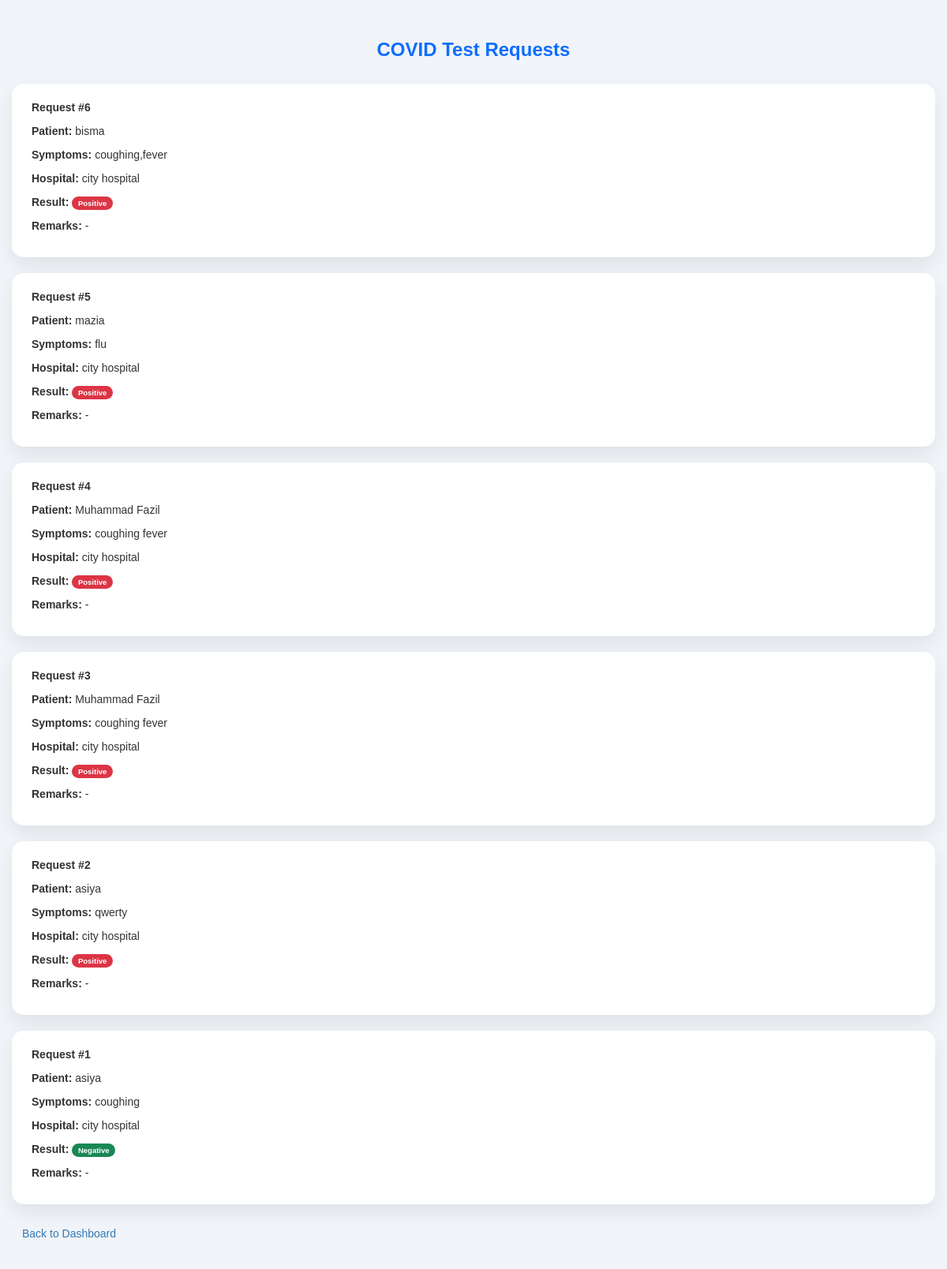
The app's page /hospital/covid_requests.php (signed in) with its own data.
### tables this page shows
CREATE TABLE `covid_test_requests` (
  `id` int(11) NOT NULL,
  `patient_name` varchar(100) DEFAULT NULL,
  `email` varchar(100) DEFAULT NULL,
  `phone` varchar(20) DEFAULT NULL,
  `symptoms` text DEFAULT NULL,
  `hospital_name` varchar(150) DEFAULT NULL,
  `request_date` timestamp NOT NULL DEFAULT current_timestamp(),
  `request_status` varchar(20) DEFAULT 'Pending',
  `covid_result` varchar(50) DEFAULT NULL,
  `result` varchar(20) DEFAULT '',
  `remarks` text DEFAULT NULL,
  `result_file` varchar(255) DEFAULT NULL
);

### hospital/covid_requests.php (the view, shortened to what this page needs)
<?php
include "db.php";
$requests = $conn->query("SELECT * FROM covid_test_requests ORDER BY id DESC");
?>
<!DOCTYPE html>
<html>
<head>
    <link rel="stylesheet" href="../css/bootstrap.min.css">
</head>
<body>
<h3>COVID Test Requests</h3>
<?php if($requests && $requests->num_rows > 0): ?>
    <?php while($r = $requests->fetch_assoc()): ?>
        <div class="request-card">
            <p><strong>Request #<?php echo $r['id']; ?></strong></p>
            <p><strong>Patient:</strong> <?php echo htmlspecialchars($r['patient_name']); ?></p>
            <p><strong>Symptoms:</strong> <?php echo htmlspecialchars($r['symptoms']); ?></p>
            <p><strong>Hospital:</strong> <?php echo htmlspecialchars($r['hospital_name']); ?></p>
            <p><strong>Result:</strong>
                <?php
                    if(empty($r['result']) || strtolower($r['result'])=='pending'){
                        echo '<span class="badge badge-pending">Pending</span>';
                    } elseif($r['result']=='Positive'){
                        echo '<span class="badge badge-positive">Positive</span>';
                    } else {
                        echo '<span class="badge badge-negative">Negative</span>';
                    }
                ?>
            </p>
            <p><strong>Remarks:</strong> <?php echo htmlspecialchars($r['remarks'] ?: '-'); ?></p>
        </div>
    <?php endwhile; ?>
<?php else: ?>
    <div class="alert alert-warning text-center">No COVID test requests found.</div>
<?php endif; ?>
<a href="dashboard.php" class="btn btn-secondary">Back to Dashboard</a>
</body>
</html>

### hospital/covid_requests.php (style rules this page uses)
body { font-family: 'Poppins', sans-serif; background-color: #f1f4f9; padding: 30px 15px; }
h3 { text-align: center; color: #0d6efd; font-weight: 700; margin-bottom: 30px; }
.request-card { background: #fff; border-radius: 15px; padding: 20px 25px; margin-bottom: 20px; box-shadow: 0 10px 25px rgba(0,0,0,0.08); transition: transform 0.2s, box-shadow 0.2s; }
.badge { font-size: 0.95rem; padding: 0.4em 0.8em; border-radius: 12px; }
.badge-positive { background-color: #dc3545; color: #fff; }
.badge-negative { background-color: #198754; color: #fff; }

### records on screen
covid_test_requests: id "6", patient_name "bisma", symptoms "coughing,fever", hospital_name "city hospital", result "Positive", remarks "-"
covid_test_requests: id "5", patient_name "mazia", symptoms "flu", hospital_name "city hospital", result "Positive", remarks "-"
covid_test_requests: id "4", patient_name "Muhammad Fazil", symptoms "coughing fever", hospital_name "city hospital", result "Positive", remarks "-"
covid_test_requests: id "3", patient_name "Muhammad Fazil", symptoms "coughing fever", hospital_name "city hospital", result "Positive", remarks "-"
covid_test_requests: id "2", patient_name "asiya", symptoms "qwerty", hospital_name "city hospital", result "Positive", remarks "-"
covid_test_requests: id "1", patient_name "asiya", symptoms "coughing", hospital_name "city hospital", result "Negative", remarks "-"
